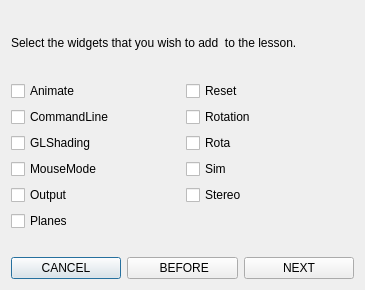
<ui version="4.0" >
 <class>Dialog</class>
 <widget class="QDialog" name="Dialog" >
  <property name="geometry" >
   <rect>
    <x>0</x>
    <y>0</y>
    <width>365</width>
    <height>290</height>
   </rect>
  </property>
  <property name="windowTitle" >
   <string>Dialog</string>
  </property>
  <layout class="QHBoxLayout" >
   <item>
    <layout class="QVBoxLayout" >
     <item>
      <layout class="QVBoxLayout" >
       <item>
        <widget class="QLabel" name="label" >
         <property name="text" >
          <string>Select the widgets that you wish to add  to the lesson.</string>
         </property>
        </widget>
       </item>
       <item>
        <layout class="QHBoxLayout" >
         <item>
          <widget class="QCheckBox" name="checkBox" >
           <property name="text" >
            <string>Animate</string>
           </property>
          </widget>
         </item>
         <item>
          <widget class="QCheckBox" name="checkBox_6" >
           <property name="text" >
            <string>Reset</string>
           </property>
          </widget>
         </item>
        </layout>
       </item>
       <item>
        <layout class="QHBoxLayout" >
         <item>
          <widget class="QCheckBox" name="checkBox_9" >
           <property name="text" >
            <string>CommandLine</string>
           </property>
          </widget>
         </item>
         <item>
          <widget class="QCheckBox" name="checkBox_7" >
           <property name="text" >
            <string>Rotation</string>
           </property>
          </widget>
         </item>
        </layout>
       </item>
       <item>
        <layout class="QHBoxLayout" >
         <item>
          <widget class="QCheckBox" name="checkBox_2" >
           <property name="text" >
            <string>GLShading</string>
           </property>
          </widget>
         </item>
         <item>
          <widget class="QCheckBox" name="checkBox_8" >
           <property name="text" >
            <string>Rota</string>
           </property>
          </widget>
         </item>
        </layout>
       </item>
       <item>
        <layout class="QHBoxLayout" >
         <item>
          <widget class="QCheckBox" name="checkBox_3" >
           <property name="text" >
            <string>MouseMode</string>
           </property>
          </widget>
         </item>
         <item>
          <widget class="QCheckBox" name="checkBox_10" >
           <property name="text" >
            <string>Sim</string>
           </property>
          </widget>
         </item>
        </layout>
       </item>
       <item>
        <layout class="QHBoxLayout" >
         <item>
          <widget class="QCheckBox" name="checkBox_4" >
           <property name="text" >
            <string>Output</string>
           </property>
          </widget>
         </item>
         <item>
          <widget class="QCheckBox" name="checkBox_11" >
           <property name="text" >
            <string>Stereo</string>
           </property>
          </widget>
         </item>
        </layout>
       </item>
       <item>
        <widget class="QCheckBox" name="checkBox_5" >
         <property name="text" >
          <string>Planes</string>
         </property>
        </widget>
       </item>
      </layout>
     </item>
     <item>
      <spacer>
       <property name="orientation" >
        <enum>Qt::Horizontal</enum>
       </property>
       <property name="sizeHint" >
        <size>
         <width>40</width>
         <height>20</height>
        </size>
       </property>
      </spacer>
     </item>
     <item>
      <layout class="QHBoxLayout" >
       <item>
        <widget class="QPushButton" name="pushButton" >
         <property name="text" >
          <string>CANCEL</string>
         </property>
         <property name="icon" >
          <iconset resource="../../../resource/default.qrc" >:/icons/default/icons/cancel.png</iconset>
         </property>
        </widget>
       </item>
       <item>
        <widget class="QPushButton" name="pushButton_2" >
         <property name="text" >
          <string> BEFORE</string>
         </property>
         <property name="icon" >
          <iconset resource="../../../resource/default.qrc" >:/icons/default/icons/book_previous.png</iconset>
         </property>
        </widget>
       </item>
       <item>
        <widget class="QPushButton" name="pushButton_3" >
         <property name="text" >
          <string>NEXT</string>
         </property>
         <property name="icon" >
          <iconset resource="../../../resource/default.qrc" >:/icons/default/icons/book_next.png</iconset>
         </property>
        </widget>
       </item>
      </layout>
     </item>
    </layout>
   </item>
  </layout>
 </widget>
 <resources>
  <include location="../../../resource/default.qrc" />
 </resources>
 <connections/>
</ui>
